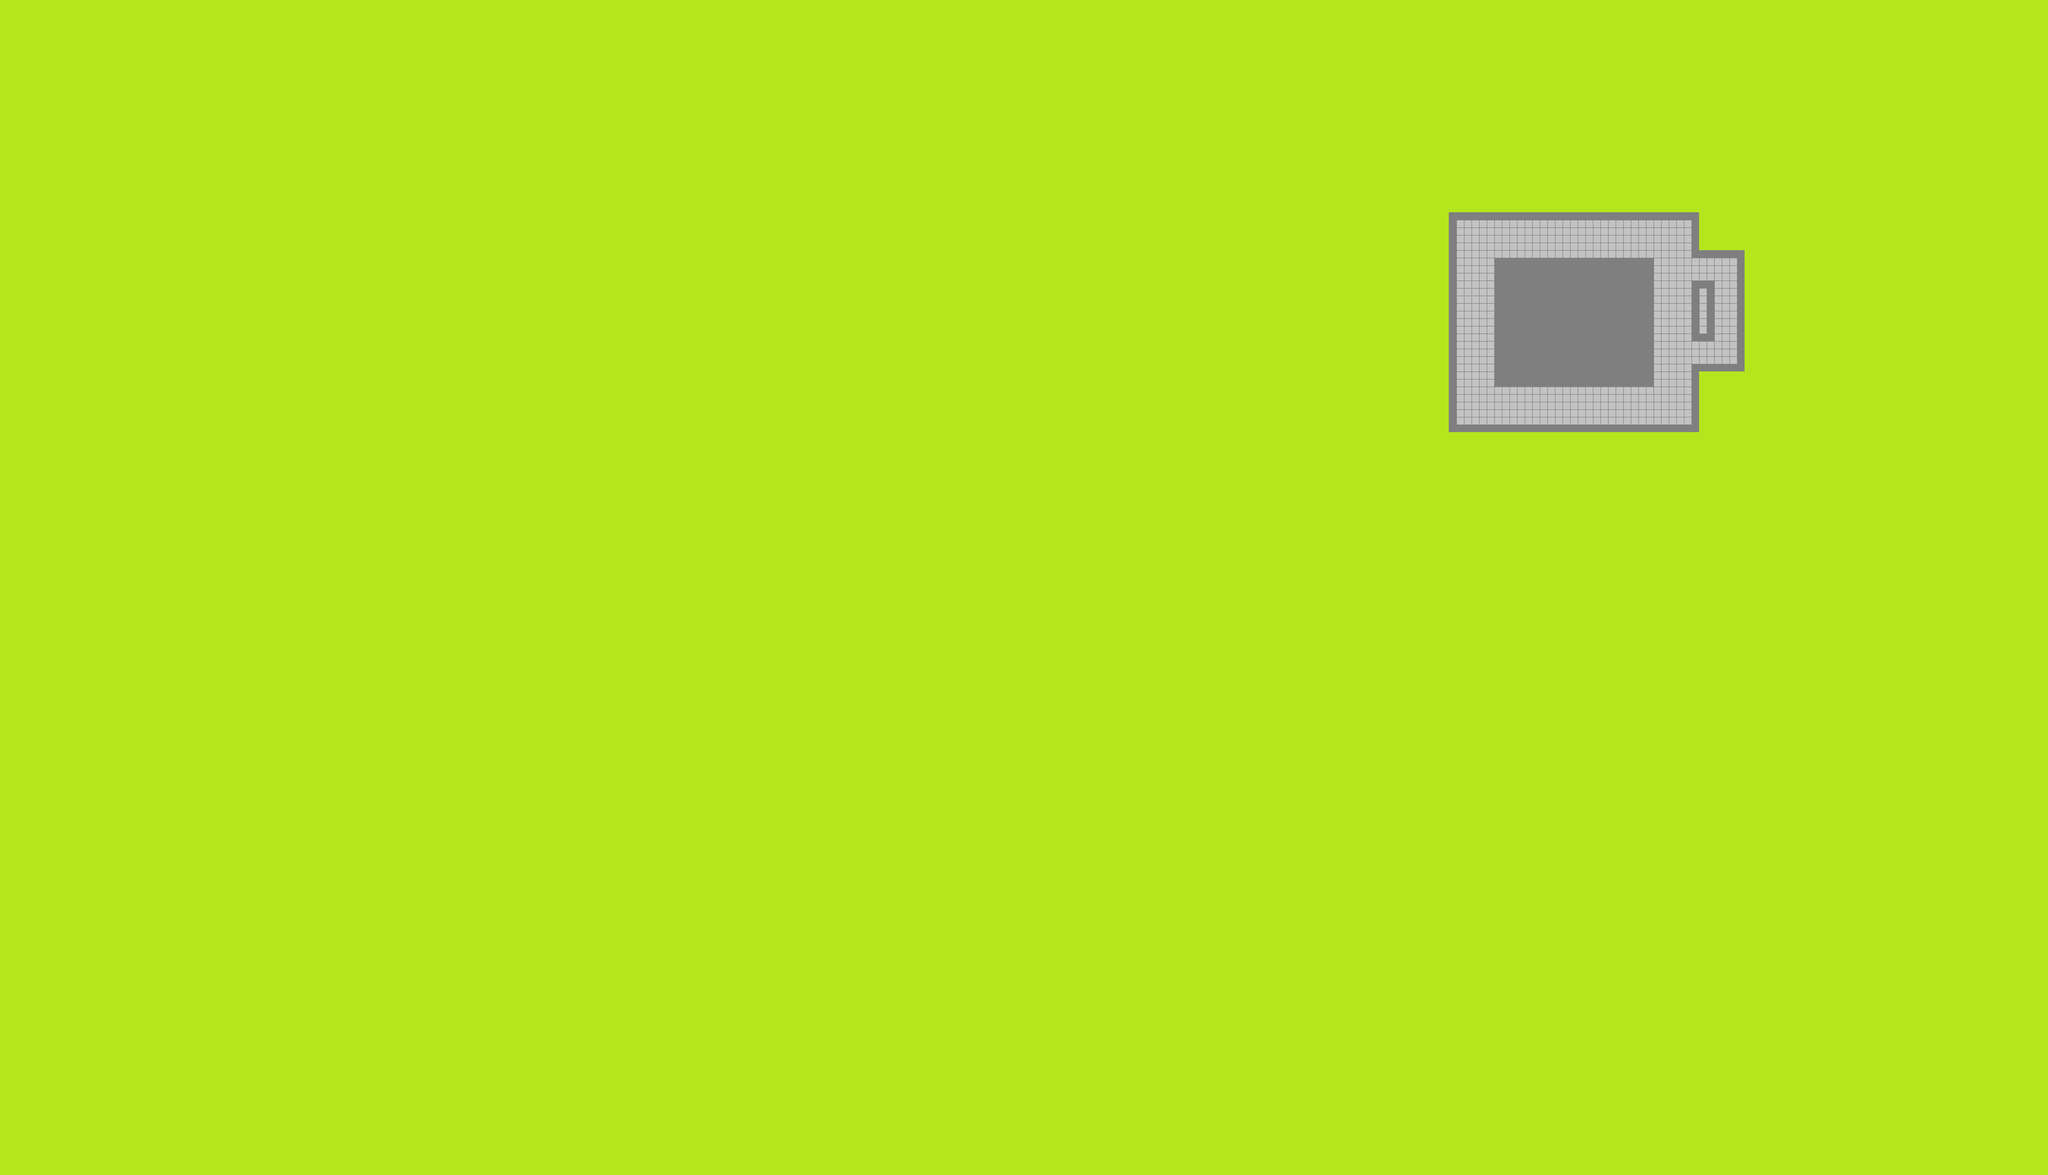

Below is a game level as drawn by its tile map, then a one-line description and the .tmx that defines it (tile-layer data replaced by summaries):
An orthogonal 270x155 tile map with 32x32 px tiles, 2 tile layers (Grass, School) and 1 object.

<map version="1.0" orientation="orthogonal" renderorder="right-down" width="270" height="155" tilewidth="32" tileheight="32" nextobjectid="1">
 <tileset firstgid="1" name="map" tilewidth="32" tileheight="32" tilecount="4" columns="0">
  <tile id="0">
   <image width="32" height="32" source="../Sprites/Tiles/floor.png" />
  </tile>
  <tile id="1">
   <image width="32" height="32" source="../Sprites/Tiles/wall.png" />
   <objectgroup draworder="index">
    <object id="9" x="0" y="0" width="32" height="32" />
   </objectgroup>
  </tile>
  <tile id="2">
   <image width="32" height="32" source="../Sprites/Tiles/water.png" />
  </tile>
  <tile id="3">
   <image width="32" height="32" source="../Sprites/Tiles/grass.png" />
  </tile>
 </tileset>
 <layer name="Grass" width="270" height="155">
  <data>[41850 cells, 41850 non-empty, 2 distinct tile ids]</data>
 </layer>
 <layer name="School" width="270" height="155">
  <data>[41850 cells, 1053 non-empty, 2 distinct tile ids]</data>
 </layer>
</map>
